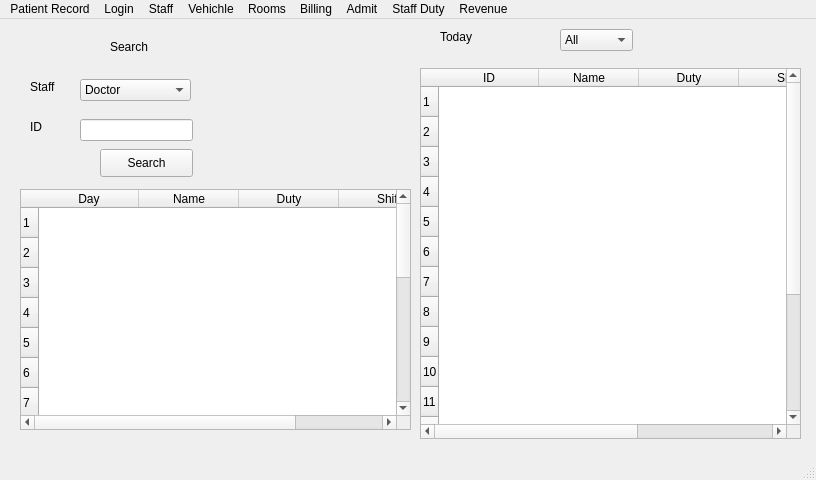
<?xml version="1.0" encoding="UTF-8"?>
<ui version="4.0">
 <class>MainWindow</class>
 <widget class="QMainWindow" name="MainWindow">
  <property name="geometry">
   <rect>
    <x>0</x>
    <y>0</y>
    <width>816</width>
    <height>480</height>
   </rect>
  </property>
  <property name="windowTitle">
   <string>MainWindow</string>
  </property>
  <widget class="QWidget" name="centralwidget">
   <widget class="QWidget" name="verticalLayoutWidget">
    <property name="geometry">
     <rect>
      <x>420</x>
      <y>49</y>
      <width>381</width>
      <height>371</height>
     </rect>
    </property>
    <layout class="QVBoxLayout" name="verticalLayout">
     <item>
      <widget class="QTableWidget" name="tableWidget">
       <property name="showGrid">
        <bool>false</bool>
       </property>
       <row>
        <property name="text">
         <string>1</string>
        </property>
       </row>
       <row>
        <property name="text">
         <string>2</string>
        </property>
       </row>
       <row>
        <property name="text">
         <string>3</string>
        </property>
       </row>
       <row>
        <property name="text">
         <string>4</string>
        </property>
       </row>
       <row>
        <property name="text">
         <string>5</string>
        </property>
       </row>
       <row>
        <property name="text">
         <string>6</string>
        </property>
       </row>
       <row>
        <property name="text">
         <string>7</string>
        </property>
       </row>
       <row>
        <property name="text">
         <string>8</string>
        </property>
       </row>
       <row>
        <property name="text">
         <string>9</string>
        </property>
       </row>
       <row>
        <property name="text">
         <string>10</string>
        </property>
       </row>
       <row>
        <property name="text">
         <string>11</string>
        </property>
       </row>
       <row>
        <property name="text">
         <string>12</string>
        </property>
       </row>
       <row>
        <property name="text">
         <string>13</string>
        </property>
       </row>
       <row>
        <property name="text">
         <string>14</string>
        </property>
       </row>
       <row>
        <property name="text">
         <string>15</string>
        </property>
       </row>
       <row>
        <property name="text">
         <string>16</string>
        </property>
       </row>
       <row>
        <property name="text">
         <string>17</string>
        </property>
       </row>
       <column>
        <property name="text">
         <string>ID</string>
        </property>
       </column>
       <column>
        <property name="text">
         <string>Name</string>
        </property>
       </column>
       <column>
        <property name="text">
         <string>Duty</string>
        </property>
       </column>
       <column>
        <property name="text">
         <string>Shift</string>
        </property>
       </column>
       <column>
        <property name="text">
         <string>Role</string>
        </property>
       </column>
      </widget>
     </item>
    </layout>
   </widget>
   <widget class="QLabel" name="label">
    <property name="geometry">
     <rect>
      <x>440</x>
      <y>10</y>
      <width>55</width>
      <height>16</height>
     </rect>
    </property>
    <property name="text">
     <string>Today</string>
    </property>
   </widget>
   <widget class="QComboBox" name="comboBox">
    <property name="geometry">
     <rect>
      <x>560</x>
      <y>10</y>
      <width>73</width>
      <height>22</height>
     </rect>
    </property>
    <item>
     <property name="text">
      <string>All</string>
     </property>
    </item>
    <item>
     <property name="text">
      <string>Doctor</string>
     </property>
    </item>
    <item>
     <property name="text">
      <string>Nurse</string>
     </property>
    </item>
    <item>
     <property name="text">
      <string>Ward Member</string>
     </property>
    </item>
    <item>
     <property name="text">
      <string>Reception</string>
     </property>
    </item>
   </widget>
   <widget class="QLabel" name="label_2">
    <property name="geometry">
     <rect>
      <x>110</x>
      <y>20</y>
      <width>55</width>
      <height>16</height>
     </rect>
    </property>
    <property name="text">
     <string>Search</string>
    </property>
   </widget>
   <widget class="QLabel" name="label_3">
    <property name="geometry">
     <rect>
      <x>30</x>
      <y>60</y>
      <width>55</width>
      <height>16</height>
     </rect>
    </property>
    <property name="text">
     <string>Staff</string>
    </property>
   </widget>
   <widget class="QComboBox" name="comboBox_2">
    <property name="geometry">
     <rect>
      <x>80</x>
      <y>60</y>
      <width>111</width>
      <height>22</height>
     </rect>
    </property>
    <item>
     <property name="text">
      <string>Doctor</string>
     </property>
    </item>
    <item>
     <property name="text">
      <string>Nurse</string>
     </property>
    </item>
    <item>
     <property name="text">
      <string>Ward Member</string>
     </property>
    </item>
    <item>
     <property name="text">
      <string>Reception</string>
     </property>
    </item>
   </widget>
   <widget class="QLabel" name="label_4">
    <property name="geometry">
     <rect>
      <x>30</x>
      <y>100</y>
      <width>55</width>
      <height>16</height>
     </rect>
    </property>
    <property name="text">
     <string>ID</string>
    </property>
   </widget>
   <widget class="QLineEdit" name="lineEdit">
    <property name="geometry">
     <rect>
      <x>80</x>
      <y>100</y>
      <width>113</width>
      <height>22</height>
     </rect>
    </property>
   </widget>
   <widget class="QPushButton" name="pushButton">
    <property name="geometry">
     <rect>
      <x>100</x>
      <y>130</y>
      <width>93</width>
      <height>28</height>
     </rect>
    </property>
    <property name="text">
     <string>Search</string>
    </property>
   </widget>
   <widget class="QWidget" name="verticalLayoutWidget_2">
    <property name="geometry">
     <rect>
      <x>20</x>
      <y>170</y>
      <width>391</width>
      <height>241</height>
     </rect>
    </property>
    <layout class="QVBoxLayout" name="verticalLayout_2">
     <item>
      <widget class="QTableWidget" name="tableWidget_2">
       <property name="showGrid">
        <bool>false</bool>
       </property>
       <row>
        <property name="text">
         <string>1</string>
        </property>
       </row>
       <row>
        <property name="text">
         <string>2</string>
        </property>
       </row>
       <row>
        <property name="text">
         <string>3</string>
        </property>
       </row>
       <row>
        <property name="text">
         <string>4</string>
        </property>
       </row>
       <row>
        <property name="text">
         <string>5</string>
        </property>
       </row>
       <row>
        <property name="text">
         <string>6</string>
        </property>
       </row>
       <row>
        <property name="text">
         <string>7</string>
        </property>
       </row>
       <row>
        <property name="text">
         <string>8</string>
        </property>
       </row>
       <row>
        <property name="text">
         <string>9</string>
        </property>
       </row>
       <row>
        <property name="text">
         <string>10</string>
        </property>
       </row>
       <row>
        <property name="text">
         <string>11</string>
        </property>
       </row>
       <row>
        <property name="text">
         <string>12</string>
        </property>
       </row>
       <row>
        <property name="text">
         <string>13</string>
        </property>
       </row>
       <row>
        <property name="text">
         <string>14</string>
        </property>
       </row>
       <row>
        <property name="text">
         <string>15</string>
        </property>
       </row>
       <row>
        <property name="text">
         <string>16</string>
        </property>
       </row>
       <column>
        <property name="text">
         <string>Day</string>
        </property>
       </column>
       <column>
        <property name="text">
         <string>Name</string>
        </property>
       </column>
       <column>
        <property name="text">
         <string>Duty</string>
        </property>
       </column>
       <column>
        <property name="text">
         <string>Shift</string>
        </property>
       </column>
      </widget>
     </item>
    </layout>
   </widget>
  </widget>
  <widget class="QMenuBar" name="menubar">
   <property name="geometry">
    <rect>
     <x>0</x>
     <y>0</y>
     <width>816</width>
     <height>26</height>
    </rect>
   </property>
   <widget class="QMenu" name="menuPatient_Record">
    <property name="title">
     <string>Patient Record</string>
    </property>
   </widget>
   <widget class="QMenu" name="menuLogin">
    <property name="title">
     <string>Login</string>
    </property>
   </widget>
   <widget class="QMenu" name="menuStaff">
    <property name="title">
     <string>Staff</string>
    </property>
   </widget>
   <widget class="QMenu" name="menuVehichle">
    <property name="title">
     <string>Vehichle</string>
    </property>
   </widget>
   <widget class="QMenu" name="menuRooms">
    <property name="title">
     <string>Rooms</string>
    </property>
   </widget>
   <widget class="QMenu" name="menuBilling">
    <property name="title">
     <string>Billing</string>
    </property>
   </widget>
   <widget class="QMenu" name="menuStaff_Duty">
    <property name="title">
     <string>Staff Duty</string>
    </property>
   </widget>
   <widget class="QMenu" name="menuRevenue">
    <property name="title">
     <string>Revenue</string>
    </property>
   </widget>
   <widget class="QMenu" name="menuAdmit">
    <property name="title">
     <string>Admit</string>
    </property>
   </widget>
   <addaction name="menuPatient_Record"/>
   <addaction name="menuLogin"/>
   <addaction name="menuStaff"/>
   <addaction name="menuVehichle"/>
   <addaction name="menuRooms"/>
   <addaction name="menuBilling"/>
   <addaction name="menuAdmit"/>
   <addaction name="menuStaff_Duty"/>
   <addaction name="menuRevenue"/>
  </widget>
  <widget class="QStatusBar" name="statusbar"/>
 </widget>
 <resources/>
 <connections/>
</ui>
